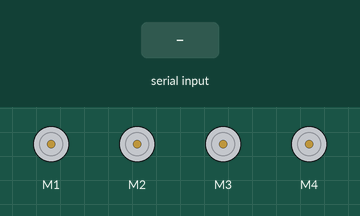
Recording of a sketch running on a simulated Arduino Uno, built with avr-gcc and run on an emulated ATmega328P. Shown: 4 × DC motor (green arrow = forward, orange = backward, longer = faster). Inputs (shaded band) come from the test bench.

Above: at 1.2 s.
1.3 s: "F" received over the second serial link
At 2.3 s:
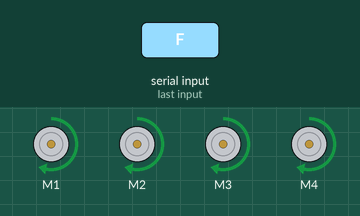
2.8 s: "B" received over the second serial link
At 3.4 s:
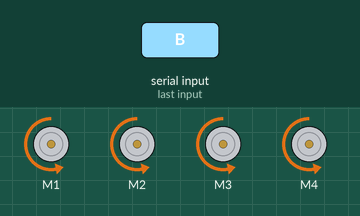
4.3 s: "L" received over the second serial link
At 4.6 s:
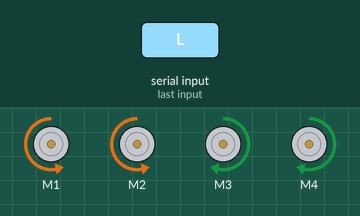
5.8 s: "R" received over the second serial link
At 6.9 s:
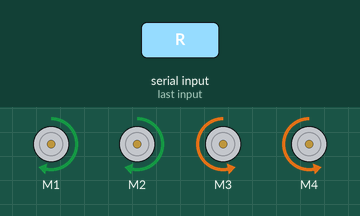
Timing chart, 0 to 8.3 s (numbered marks = the images above; inputs shaded):
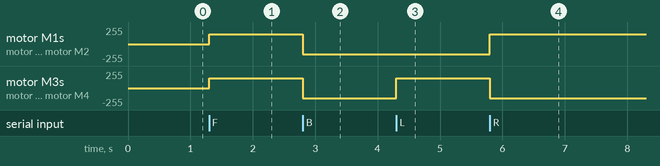

Measured:
- after the input at 1.3 s, motor M1–4: stopped → forward 150/255 at once
- after the input at 2.8 s, motor M1–4: forward 150/255 → backward 150/255 at once
- after the input at 4.3 s, motor M3, motor M4: backward 150/255 → forward 150/255 at once
- after the input at 5.8 s, motor M1, motor M2: backward 150/255 → forward 150/255 at once; motor M3, motor M4: forward 150/255 → backward 150/255 at once

The sketch:

BLUETOOTH_CAR.ino
```cpp
#include <AFMotor.h>
#include <SoftwareSerial.h>

#define rxPin 9
#define txPin 10
#define maxSpeed 150

SoftwareSerial bluetoothSerial(rxPin, txPin); // RX, TX

//initial motors pin
AF_DCMotor motor1(1, MOTOR12_1KHZ);
AF_DCMotor motor2(2, MOTOR12_1KHZ);
AF_DCMotor motor3(3, MOTOR34_1KHZ);
AF_DCMotor motor4(4, MOTOR34_1KHZ);

char command;

void setup() {
  pinMode(rxPin, INPUT);
  pinMode(txPin, OUTPUT);

  bluetoothSerial.begin(9600);  //Set the baud rate to your Bluetooth module.

  Stop(); //initialize with motors stoped
}

void loop() {
  if (bluetoothSerial.available() > 0) {
    command = bluetoothSerial.read();

    if (command == 'F') {
      forward();
    } else if (command == 'B') {
      back();
    } else if (command == 'L') {
      left();
    } else if (command == 'R') {
      right();
    }
  }
}

void forward() {
  motor1.setSpeed(maxSpeed); //Define maximum velocity
  motor1.run(FORWARD);  //rotate the motor clockwise
  motor2.setSpeed(maxSpeed); //Define maximum velocity
  motor2.run(FORWARD);  //rotate the motor clockwise
  motor3.setSpeed(maxSpeed); //Define maximum velocity
  motor3.run(FORWARD);  //rotate the motor clockwise
  motor4.setSpeed(maxSpeed); //Define maximum velocity
  motor4.run(FORWARD);  //rotate the motor clockwise
}

void back() {
  motor1.setSpeed(maxSpeed); //Define maximum velocity
  motor1.run(BACKWARD); //rotate the motor anti-clockwise
  motor2.setSpeed(maxSpeed); //Define maximum velocity
  motor2.run(BACKWARD); //rotate the motor anti-clockwise
  motor3.setSpeed(maxSpeed); //Define maximum velocity
  motor3.run(BACKWARD); //rotate the motor anti-clockwise
  motor4.setSpeed(maxSpeed); //Define maximum velocity
  motor4.run(BACKWARD); //rotate the motor anti-clockwise
}

void left() {
  motor1.setSpeed(maxSpeed); //Define maximum velocity
  motor1.run(BACKWARD); //rotate the motor anti-clockwise
  motor2.setSpeed(maxSpeed); //Define maximum velocity
  motor2.run(BACKWARD); //rotate the motor anti-clockwise
  motor3.setSpeed(maxSpeed); //Define maximum velocity
  motor3.run(FORWARD);  //rotate the motor clockwise
  motor4.setSpeed(maxSpeed); //Define maximum velocity
  motor4.run(FORWARD);  //rotate the motor clockwise
}

void right() {
  motor1.setSpeed(maxSpeed); //Define maximum velocity
  motor1.run(FORWARD);  //rotate the motor clockwise
  motor2.setSpeed(maxSpeed); //Define maximum velocity
  motor2.run(FORWARD);  //rotate the motor clockwise
  motor3.setSpeed(maxSpeed); //Define maximum velocity
  motor3.run(BACKWARD); //rotate the motor anti-clockwise
  motor4.setSpeed(maxSpeed); //Define maximum velocity
  motor4.run(BACKWARD); //rotate the motor anti-clockwise
}

void Stop() {
  motor1.setSpeed(0);  //Define minimum velocity
  motor1.run(RELEASE); //stop the motor when release the button
  motor2.setSpeed(0);  //Define minimum velocity
  motor2.run(RELEASE); //rotate the motor clockwise
  motor3.setSpeed(0);  //Define minimum velocity
  motor3.run(RELEASE); //stop the motor when release the button
  motor4.setSpeed(0);  //Define minimum velocity
  motor4.run(RELEASE); //stop the motor when release the button
}
```
